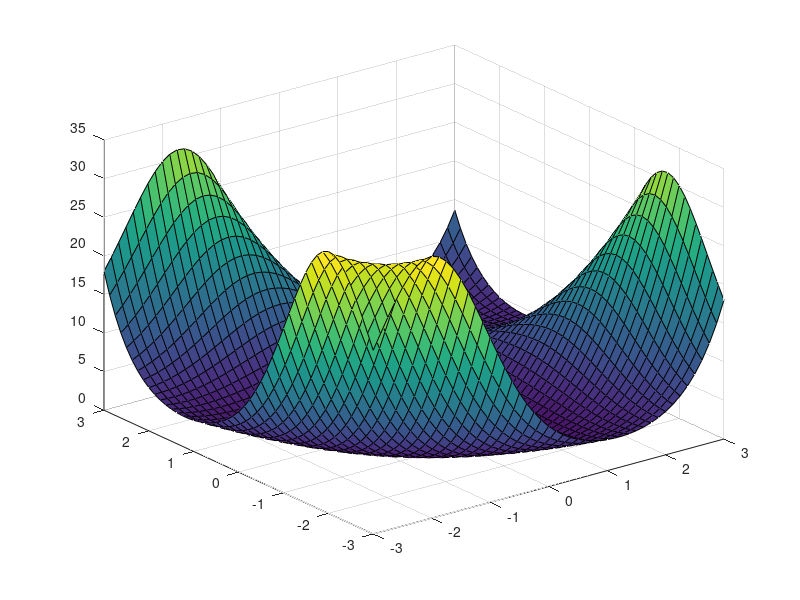
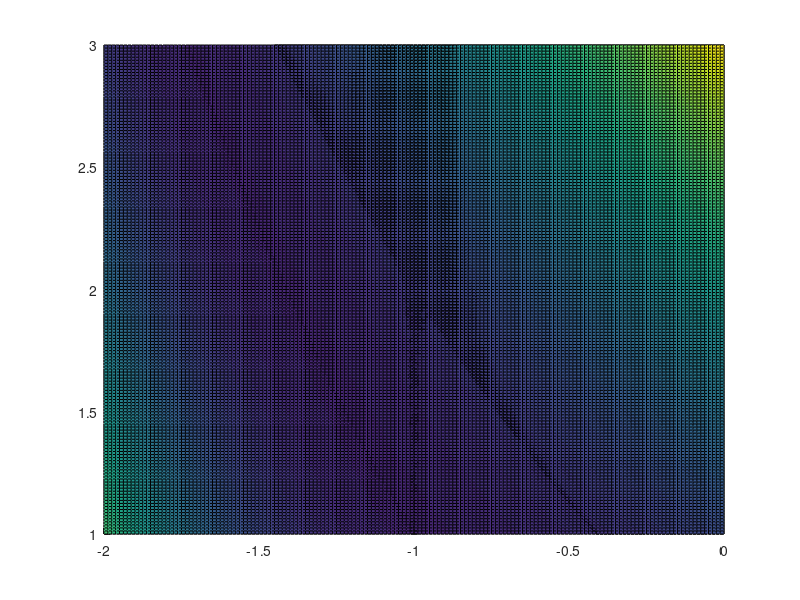

MATLAB code for these plots, in order: (Note: this script raises an error after producing the figures.)
% Aufgabe 2a)
x = -3:0.125:3;
y = -3:0.125:3;
[X,Y] = meshgrid(x,y);
F = (X.^2+Y.^2).*exp(sin(X+Y));
surf(X,Y,F);
figure;

hold on
% Aufgabe 2b)
x = -2:0.0125:0;
y = 1:0.0125:3;
[X,Y] = meshgrid(x,y);
F1 = 100 * (Y - X.^2).^2 + (1 - X).^2;
% F2 = -99 - 2*X + 200*Y + 201*X.^2 + 400*X*Y + 100*Y.^2;
F2 = -99-2*X+200*Y+201*X.^2+400*X.*Y+100*Y.^2;
surf(X, Y, F1);
surf(X, Y, F2);

% Aufgabe 3a)
m1 = [25 -5 15; -5 10 -15; 15 -15 29];
m2 = [2 3 0 -6; 3 7 4 8; 0 4 -2 7; -6 8 7 1];
m3 = [2 3; 3 2];
m5 = [2 4; 1 2];
disp( eig(m1) ); % positiv definit
disp( eig(m2) ); % indefinit
disp( eig(m3) );
disp( eig(m5) );

% Aufgabe 3b)
disp( eval(@sin, [pi 0.5*pi]) );

fnct = @(x) 100 * (x - x.^2).^2;
disp ( eval(fnct, [0 4]) );

function out_vals = eval(fnct, in_vals)
    out_vals = fnct(in_vals);
end